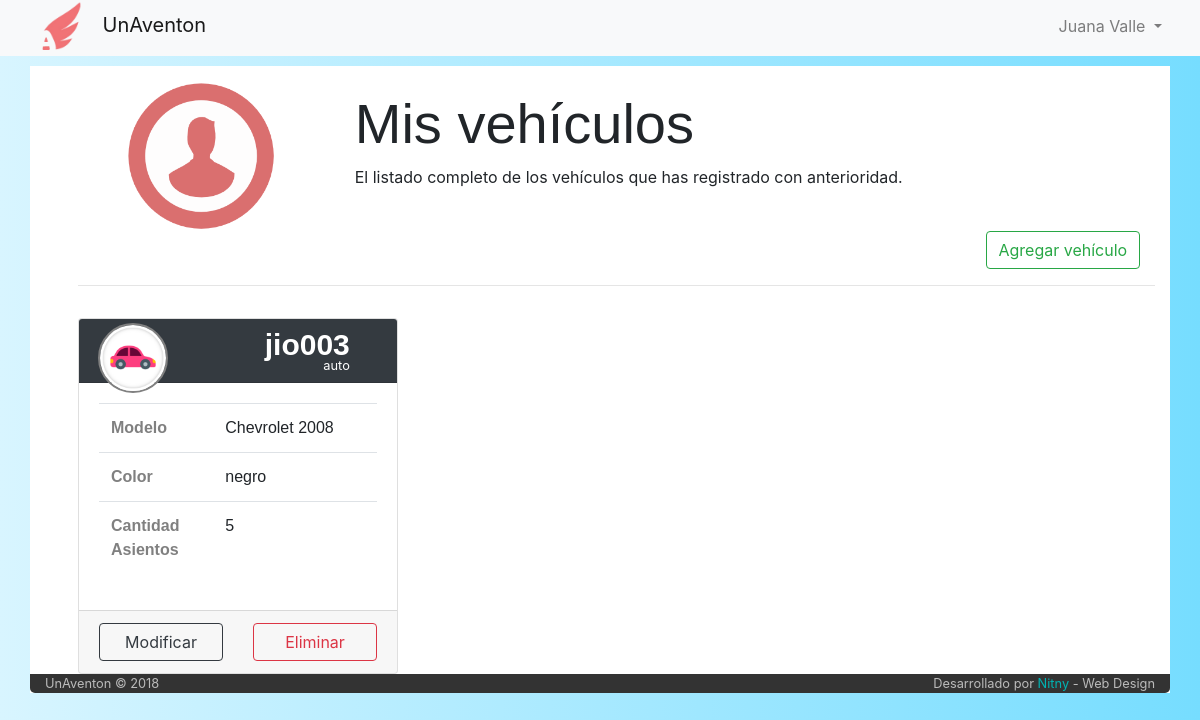
The app's page /listado-vehiculos (signed in) with its own data.
### tables this page shows
CREATE TABLE `vehiculo` (
  `idVehiculo` int(6) NOT NULL,
  `idPropietario` int(6) NOT NULL,
  `cant_asientos` int(2) NOT NULL,
  `modelo` varchar(30) NOT NULL,
  `marca` varchar(30) NOT NULL,
  `color` varchar(20) NOT NULL,
  `patente` varchar(10) NOT NULL COMMENT 'puede ser patente extrangera',
  `tipo` int(1) DEFAULT NULL,
  `eliminado` tinyint(1) NOT NULL DEFAULT '0'
);

CREATE TABLE `tipo_vehiculo` (
  `idTipo` int(1) NOT NULL,
  `icono` varchar(140) DEFAULT NULL,
  `tipo` varchar(11) NOT NULL
);

### index.php (called while the page is built, shortened)
<?php
	include ('php/inicio_body.php');
	$router = new Router;
	$vars = $router->get_variables();
	render($vars);
	include ('php/cierre_body.php');

### controller/listado-vehiculos.php (the view, shortened to what this page needs)
<?php
function render($vars = []){
	include('php/conexion.php');
	function modificable($id, $numElto){
		include('php/conexion.php');
		$consulta = "SELECT * FROM viaje WHERE idVehiculo = '$id'";
		$viajes = mysqli_query($conexion, $consulta) or
													die("Error en la busqueda de vehiculos que esten en viajes" . mysqli_error($conexion));
		$esModificable = "#ModificarAuto$numElto";
		return $esModificable;
	}
	?>
		<div class="container" style="width:200rem; padding-left: 3rem">
		<div class="row">
		    <div class="col-md-3" style="text-align: center">
		      <img src="img/user.png" alt="imagen de usuario" style="width: 150px; margin-top: 15px">
		    </div>
		    <div class="col-md-8" style="margin-top: 1.5rem">
		      <h1 class="display-4" style="font-family: helvetica;">Mis vehículos</h1>
		      <p> El listado completo de los vehículos que has registrado con anterioridad. </p>
		    </div>
		</div>
		<div class="row">
			<div class="offset-10">
				<button type="button" name="cargaVehiculo" class="btn btn-outline-success" data-toggle="modal" data-target="#CargarAuto">Agregar vehículo</button>
			</div>
		</div>
		 <hr>
	<?php
	$consulta = "SELECT *, vehiculo.tipo as 'vehiculotipo'
							 from vehiculo
							 INNER JOIN tipo_vehiculo on vehiculo.tipo=tipo_vehiculo.idTipo
						   where idPropietario='$_SESSION[userId]' and eliminado=0";
	$vehiculos=mysqli_query($conexion, $consulta)
			or die("error de la consulta:".mysqli_error($conexion));
	$numElto = 0;
	$vehiculo = mysqli_fetch_array($vehiculos);
	while($vehiculo){
		?>
		<div class="row" style="margin-top: 2rem">
			<div class="card-deck">
		<?php
		$elementosEnFila = 1;
		while(($vehiculo) &&($elementosEnFila <= 3)){
?>
				<div class="card" style="width: 20rem; margin-left: 30px; margin-right: 30px">
							    <div class="card-header bg-dark text-white">
								    	<div class="profile-header-container">
								  			<div class="row" style="margin-top: -.5rem; margin-left: -1rem;">
								  				<div class="col col-md-4 profile-header-img">
											     	<img class="img-circle" src="<?php echo $vehiculo['icono'] ?>"/>
												</div>
												<div class="col col-md-8" style="margin-top: 1.5rem; margin-left: -1.7rem;">
											   		<span class="text-left tipo float-right" style="font-family: helvetica; font-size: 30px; margin-top: -25px"> <?php echo $vehiculo['patente'];?></span><br>
														<small class="float-right" style="margin-top: -15px"><?php echo $vehiculo['tipo'];?></small>
												</div>
								  			</div>
										</div>
								    </div>
							    <div class="card-body">
									<table class="table">
									  <tbody>
									    <tr>
									      <th scope="row" style="color:grey">Modelo</th>
									      <td><?php echo "$vehiculo[marca] $vehiculo[modelo]"; ?></td>
									    </tr>
									    <tr>
									      <th scope="row" style="color:grey">Color</th>
									      <td style=""><?php echo $vehiculo['color']; ?></td>
									    </tr>
									    <tr>
									      <th scope="row" style="color:grey">Cantidad<br>Asientos</th>
									      <td><?php echo $vehiculo['cant_asientos']; ?></td>
									    </tr>
									  </tbody>
									</table>
							    </div>
							    <div class="card-footer">
							      <div class="row">
							      	<div class="col col-md-6">
							      			<button type="button" class="btn btn-outline-dark btn-block" data-toggle="modal" data-target="<?php echo modificable($vehiculo['idVehiculo'], $numElto)?>">Modificar</button>
							      		</div>
							      		<div class="col col-md-6" >
							      			<?php
												$viajes = mysqli_query($conexion, "SELECT * FROM viaje where idVehiculo='$vehiculo[idVehiculo]'");
							      				if($cant_viajes = mysqli_num_rows($viajes) > 0)
							      				{
							      					echo '<buton class="btn btn-outline-danger btn-block" onclick="alert(\'El vehiculo se encuentra postulado a '.$cant_viajes.' viaje/s\')" > Eliminar </button>';
							      				}else
							      				{
							      					echo '<form action="/listado-vehiculos" method="POST">
							    							<input type="text" name="idBaja" value="'.$vehiculo['idVehiculo'].'"hidden>
							    							<button class="btn btn-outline-danger btn-block" onclick="return confirm(\'está seguro que quiere eliminar el vehiculo con patente '.$vehiculo['patente'].'?\')"> Eliminar </button>
							   							 </form>';
							      				}
							      			?>
							      		</div>
							      </div>
							    </div>
							  </div>
							  <?php
			$elementosEnFila++;
			$numElto++;
			$vehiculo = mysqli_fetch_array($vehiculos);
		}
		?>
		</div>
	</div>
		<?php
	}
	?>
	</div>
	<div class="container">
	<?php
}

### css/estilo-listado-vehiculos.css (style rules this page uses)
.card-header { height: 4rem; }
.profile-header-img { width: 3rem; }
.profile-header-img > img.img-circle { width: 70px; height: 70px; max-width: 100px; max-height: 100px; -webkit-border-radius: 50%; -moz-border-radius: 50%; border-radius: 50%; border: 2px solid grey; }
.tipo { color: white; font-family: sans-serif; font-size: 40rem; font-weight: bold; }
th,tr { font-family: helvetica; }

### css/stylo.css (style rules this page uses)
body { background-color: grey; }

### php/inicio_body.php (style rules this page uses)
body { background-color: #fff; background: linear-gradient(-90deg, #76ddff, #d8f5ff); }

### records on screen
vehiculo: tipo_vehiculo.icono (picture), patente "jio003", tipo_vehiculo.tipo "auto", marca "Chevrolet", modelo "2008", color "negro", cant_asientos "5"

### other values on screen
$_SESSION['nombre'] "Juana"
$_SESSION['apellido'] "Valle"
